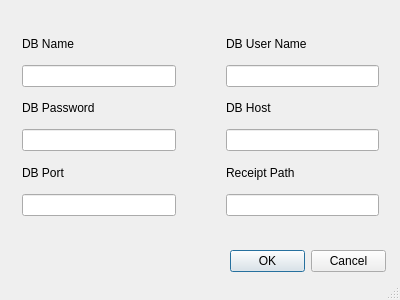
<?xml version="1.0" encoding="UTF-8"?>
<ui version="4.0">
 <class>Dialog</class>
 <widget class="QDialog" name="Dialog">
  <property name="geometry">
   <rect>
    <x>0</x>
    <y>0</y>
    <width>400</width>
    <height>300</height>
   </rect>
  </property>
  <property name="windowTitle">
   <string>Dialog</string>
  </property>
  <property name="autoFillBackground">
   <bool>false</bool>
  </property>
  <property name="sizeGripEnabled">
   <bool>true</bool>
  </property>
  <widget class="QDialogButtonBox" name="buttonBox">
   <property name="geometry">
    <rect>
     <x>230</x>
     <y>250</y>
     <width>156</width>
     <height>23</height>
    </rect>
   </property>
   <property name="standardButtons">
    <set>QDialogButtonBox::Cancel|QDialogButtonBox::Ok</set>
   </property>
  </widget>
  <widget class="QWidget" name="">
   <property name="geometry">
    <rect>
     <x>10</x>
     <y>10</y>
     <width>381</width>
     <height>218</height>
    </rect>
   </property>
   <layout class="QGridLayout" name="gridLayout" rowstretch="0,0,0,0,0,0">
    <property name="leftMargin">
     <number>12</number>
    </property>
    <property name="topMargin">
     <number>12</number>
    </property>
    <property name="rightMargin">
     <number>12</number>
    </property>
    <property name="bottomMargin">
     <number>12</number>
    </property>
    <property name="horizontalSpacing">
     <number>50</number>
    </property>
    <property name="verticalSpacing">
     <number>0</number>
    </property>
    <item row="2" column="0">
     <widget class="QLabel" name="label_2">
      <property name="text">
       <string>DB Password</string>
      </property>
     </widget>
    </item>
    <item row="2" column="1">
     <widget class="QLabel" name="label_4">
      <property name="text">
       <string>DB Host</string>
      </property>
     </widget>
    </item>
    <item row="3" column="1">
     <widget class="QLineEdit" name="db_host"/>
    </item>
    <item row="3" column="0">
     <widget class="QLineEdit" name="db_password"/>
    </item>
    <item row="4" column="1">
     <widget class="QLabel" name="label_6">
      <property name="text">
       <string>Receipt Path</string>
      </property>
     </widget>
    </item>
    <item row="0" column="0">
     <widget class="QLabel" name="label">
      <property name="text">
       <string>DB Name</string>
      </property>
     </widget>
    </item>
    <item row="4" column="0">
     <widget class="QLabel" name="label_5">
      <property name="text">
       <string>DB Port</string>
      </property>
     </widget>
    </item>
    <item row="5" column="0">
     <widget class="QLineEdit" name="db_port"/>
    </item>
    <item row="0" column="1">
     <widget class="QLabel" name="label_3">
      <property name="text">
       <string>DB User Name</string>
      </property>
     </widget>
    </item>
    <item row="1" column="1">
     <widget class="QLineEdit" name="db_user_name"/>
    </item>
    <item row="5" column="1">
     <widget class="QLineEdit" name="rec_path"/>
    </item>
    <item row="1" column="0">
     <widget class="QLineEdit" name="db_name"/>
    </item>
   </layout>
  </widget>
 </widget>
 <resources/>
 <connections/>
</ui>
